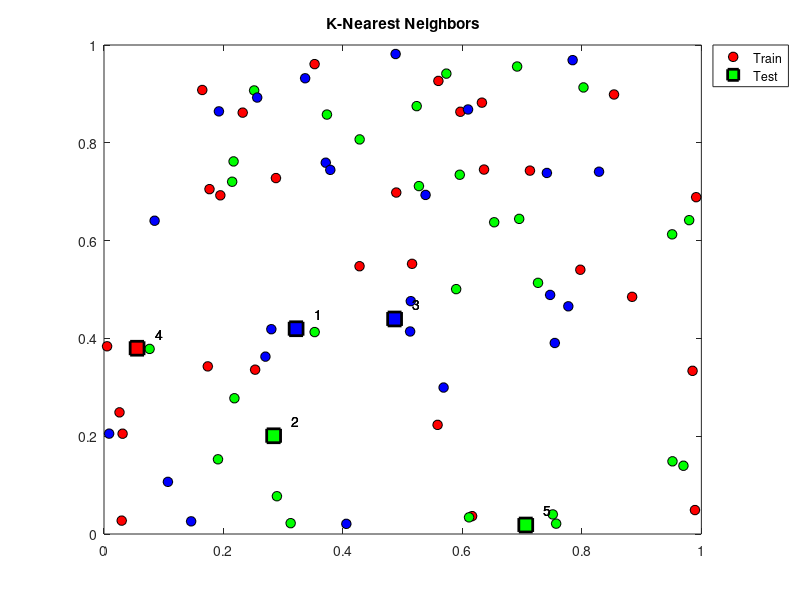

MATLAB code for this plot:
%% K-Nearest Neighbors
% Ejemplo de la implementación del algoritmo de K-Vecinos más Cercanos
%
%%
clc
clear all
%% Datos
% Para la clasificación por medio de los K-Vecinos más Cercanos se
% necesitan los siguientes datos:
%
% * *Datos de entrenamiento*: Los datos conocidos previeamente
% * *Clase de los datos de entrenamiento*: La clase a la que pertenece cada
% dato del conjunto de entrenamiento.
% * *K*: Número de Vecinos más Cercanos utilizados en la clasificaci??n.
% * *Datos de prueba*: Los datos que se desean clasificar.

%%
% *Datos de Entrenamiento*. Se eligen 80 datos al azar para el conjunto de
% datos de entrenamiento
nTrainData = 80;
trainData = rand(2,nTrainData);

%%
% *Clases*. Para este ejemplo se eligieron colores (rojo, verde, azul, magenta) para
% representar las clases que se va clasificar. Para obtener el tipo de
% clase a la que pertenecen los datos del conjunto de prueba se obtienen
% aleatoriamente los valores de cada uno.
colorClass = {'r','g','b','m'};
trainClass = randi(3,1,nTrainData); % 80 números entre 1 y 3

%%
% *Datos de Prueba*. Se eligien aleatoriamente los datos de prueba que ser calsificados
nTestData = 5;
testData = rand(2,nTestData);

%%
% *K*. K debe ser un número entero positivo de valor menor o igual que el
% número total de datos de entrenamiento.
K = 3;

%% Variables
[~, trainM]    = size(trainData);
[~, testM]     = size(testData);

distancias          = zeros(testM,trainM);
distanciasOrdenadas = zeros(testM,trainM);



%% Distancia (Euclideana)
% Se calcula la distancia entre el punto de prueba y cada uno de los puntos
% del conjunto de entrenamiento por medio de la distancia euclideana.
for i=1:testM
    for j=1:trainM;
     distancias(i,j) = pdist([trainData(:,j)'; testData(:,i)']);
    end
end

%% Distancias Ordenadas
% Se ordenan todas las distancias de menor a mayor para obtener los
% puntos más cercanos. Se guarda también el lugar donde se encuentran los
% puntos más cercanos.
for i=1:testM
    [orden, ind] = sort(distancias(i,:));
    indice(i,:) = ind;
    distanciasOrdenadas(i,:) = orden;
end

%% K-Nearest Neighbors
% Se eligen únicamente los K-Vecinos más cercanos. Sus correspondientes
% clases por medio del índice guardado anteriormente.
indiceKNN = indice(:,1:K);
K_NN = zeros(2,K,testM);

for i=1:testM
    for j=1:K
        K_NN(:,j,i) = trainData(:,indiceKNN(i,j))';
    end
end

%%
% Se obtienen las clases que corresponden a cada uno de los K-Vecinos más
% cercanos encontrados anteriormente
trainClass = trainClass';
testClassTemp = trainClass(indiceKNN);

%% Clasificaciónn
% Se calcula la clase que más se repite en el conjunto de K-clases de cada
% punto para determinar a qué clase pertenecen.
Class = unique(testClassTemp);
nClass = length(Class);

for i = 1:nClass
    contClass(i,:) = sum((testClassTemp == Class(i)),2); % Filas
end

[~, indiceMax] = max(contClass);
testClass = Class(indiceMax);

%% Gráficas
%%
% *Datos de Entrenamiento*
figure(1);
for i=1:trainM
    A = trainData(:, i);
    trainPlot = plot(A(1,:), A(2,:),'o',...
        'MarkerEdgeColor', 'k',...
        'MarkerFaceColor', colorClass{trainClass(i)},...
        'MarkerSize', 7);
    hold on;
end

%%
% *Datos de Prueba*. Se grafican los datos de prueba sobre la gráica
% anterior, los 80 datos de prueba son representados por círculos y
% los 5 datos de prueba por cuadrados.
for i=1:testM
    A = testData(:, i);
    testPlot = plot(A(1,:), A(2,:), 's',...
        'LineWidth',2,...
        'MarkerEdgeColor', 'k',...
        'MarkerFaceColor',colorClass{testClass(i)},...
        'MarkerSize', 10);
    hold on;
end
legend([trainPlot, testPlot],'Train', 'Test',...
    'Location','NorthEastOutside');
title('K-Nearest Neighbors');
hold off;

%%
% En esta gráica los datos de prueba ya han sido clasificados y aparecen
% con el color correspondiende a su clase segun sus K-Vecinos más
% cercanos, en la siguietne gráica se visualizan de mejor forma estos
% puntos.

%%
% *K-Vecinos más Cercanos*
% Se utiliza la función |patch| para dibujar las distancias de los
% K-Vecinos más Cercanos.

for i=1:testM
    % Vértices
    puntos(:,:,i) = [testData(:,i)'; K_NN(:,:,i)'];
    verts = puntos(:,:,i);
    % Distancia
    for j=2:K+1
        dist = [1 j];

    % Propiedades de patch
    distancia.Vertices = verts;
    distancia.Faces = dist;
    distancia.FaceColor = 'none';
    distancia.LineStyle = ':';
    distancia.Edgecolor = 'black';
    distancia.LineWidth = 1;

    patch(distancia);

    % Número de cada punto de prueba
    a = testData(:,i)';
    text(a(1)+0.03,a(2)+0.03, num2str(i));
    end
end
